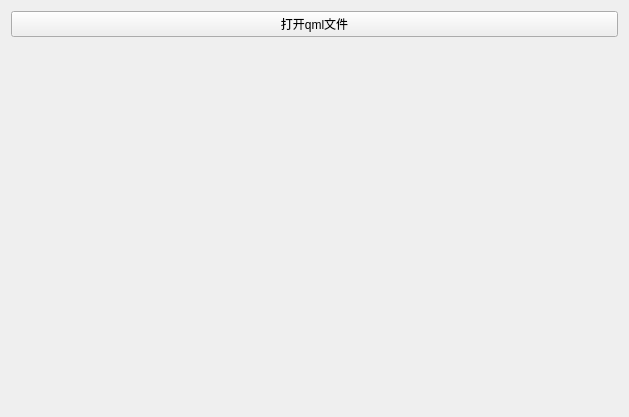
<?xml version="1.0" encoding="UTF-8"?>
<ui version="4.0">
 <class>codeEditTestW</class>
 <widget class="QWidget" name="codeEditTestW">
  <property name="geometry">
   <rect>
    <x>0</x>
    <y>0</y>
    <width>629</width>
    <height>417</height>
   </rect>
  </property>
  <property name="windowTitle">
   <string>Form</string>
  </property>
  <layout class="QVBoxLayout" name="verticalLayout">
   <item>
    <widget class="QPushButton" name="pushButton">
     <property name="text">
      <string>打开qml文件</string>
     </property>
    </widget>
   </item>
   <item>
    <widget class="QWidget" name="widget" native="true"/>
   </item>
   <item>
    <widget class="QWidget" name="widgetedit" native="true"/>
   </item>
  </layout>
 </widget>
 <resources/>
 <connections/>
</ui>
